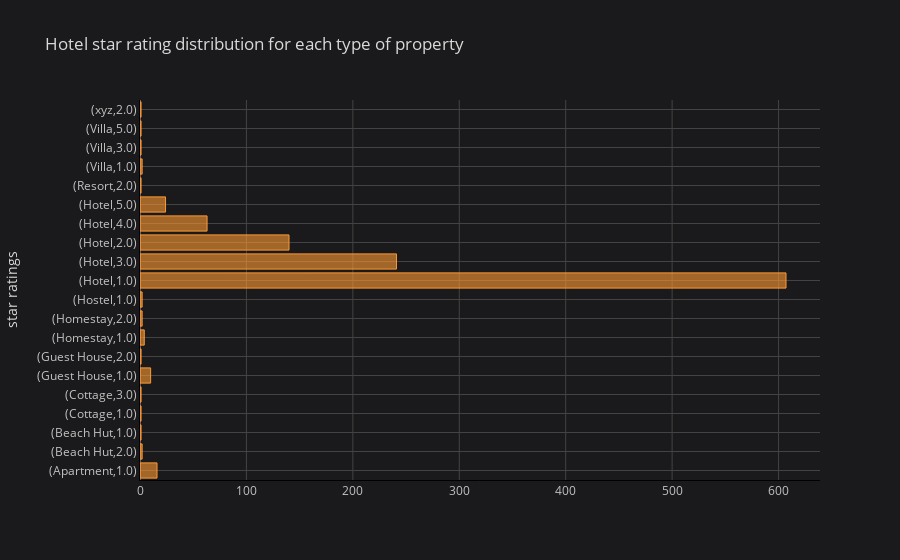

This figure's notebook cell:
### Markdown cell above
#### Let's understand the distribution of star ratings by each type of accomodations. Quite obviously, hotels which we know see most of the bookings have all sorts if star ratings with highest numbers of 5 and 3 stars. We can ignore xyz category as we had treated all the null types to be xyz in our preceeding steps and that's just one record. Interestingly, there's one 5 star villa and one 3 star villa, while there's one cottage with a 3 star rating as well.

### Code cell
goa.groupby(['property_type'])['hotel_star_rating'].value_counts().iplot(kind='barh', yTitle='star ratings', linecolor='black', title='Hotel star rating distribution for each type of property')

### Figure 1 — Plotly figure (JSON) as saved in the notebook; plotly's stock layout.template omitted (floating-point values rounded to 4 significant figures)
{"data": [{"marker": {"color": "rgba(255, 153, 51, 0.6)", "line": {"color": "rgba(255, 153, 51, 1.0)", "width": 1}}, "name": "hotel_star_rating", "orientation": "h", "text": "", "type": "bar", "x": [16, 2, 1, 1, 1, 10, 1, 4, 2, 2, 607, 241, 140, 63, 24, 1, 2, 1, 1, 1], "y": ["(Apartment,1.0)", "(Beach Hut,2.0)", "(Beach Hut,1.0)", "(Cottage,1.0)", "(Cottage,3.0)", "(Guest House,1.0)", "(Guest House,2.0)", "(Homestay,1.0)", "(Homestay,2.0)", "(Hostel,1.0)", "(Hotel,1.0)", "(Hotel,3.0)", "(Hotel,2.0)", "(Hotel,4.0)", "(Hotel,5.0)", "(Resort,2.0)", "(Villa,1.0)", "(Villa,3.0)", "(Villa,5.0)", "(xyz,2.0)"]}], "layout": {"legend": {"bgcolor": "#1A1A1C", "font": {"color": "#D9D9D9"}}, "paper_bgcolor": "#1A1A1C", "plot_bgcolor": "#1A1A1C", "title": {"font": {"color": "#D9D9D9"}, "text": "Hotel star rating distribution for each type of property"}, "xaxis": {"gridcolor": "#434343", "linecolor": "black", "showgrid": true, "tickfont": {"color": "#C2C2C2"}, "title": {"font": {"color": "#D9D9D9"}, "text": ""}, "zerolinecolor": "#666570"}, "yaxis": {"gridcolor": "#434343", "linecolor": "black", "showgrid": true, "tickfont": {"color": "#C2C2C2"}, "title": {"font": {"color": "#D9D9D9"}, "text": "star ratings"}, "zerolinecolor": "#666570"}}}
